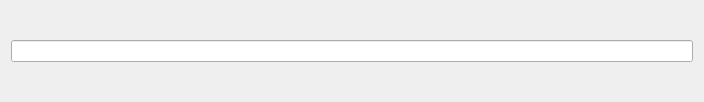
<?xml version="1.0" encoding="UTF-8"?>
<ui version="4.0">
 <class>TextPropertyEditWidget</class>
 <widget class="QWidget" name="TextPropertyEditWidget">
  <property name="geometry">
   <rect>
    <x>0</x>
    <y>0</y>
    <width>704</width>
    <height>102</height>
   </rect>
  </property>
  <property name="windowTitle">
   <string>Form</string>
  </property>
  <layout class="QHBoxLayout" name="horizontalLayout">
   <item>
    <widget class="QLineEdit" name="lineEdit"/>
   </item>
  </layout>
 </widget>
 <resources/>
 <connections/>
</ui>
